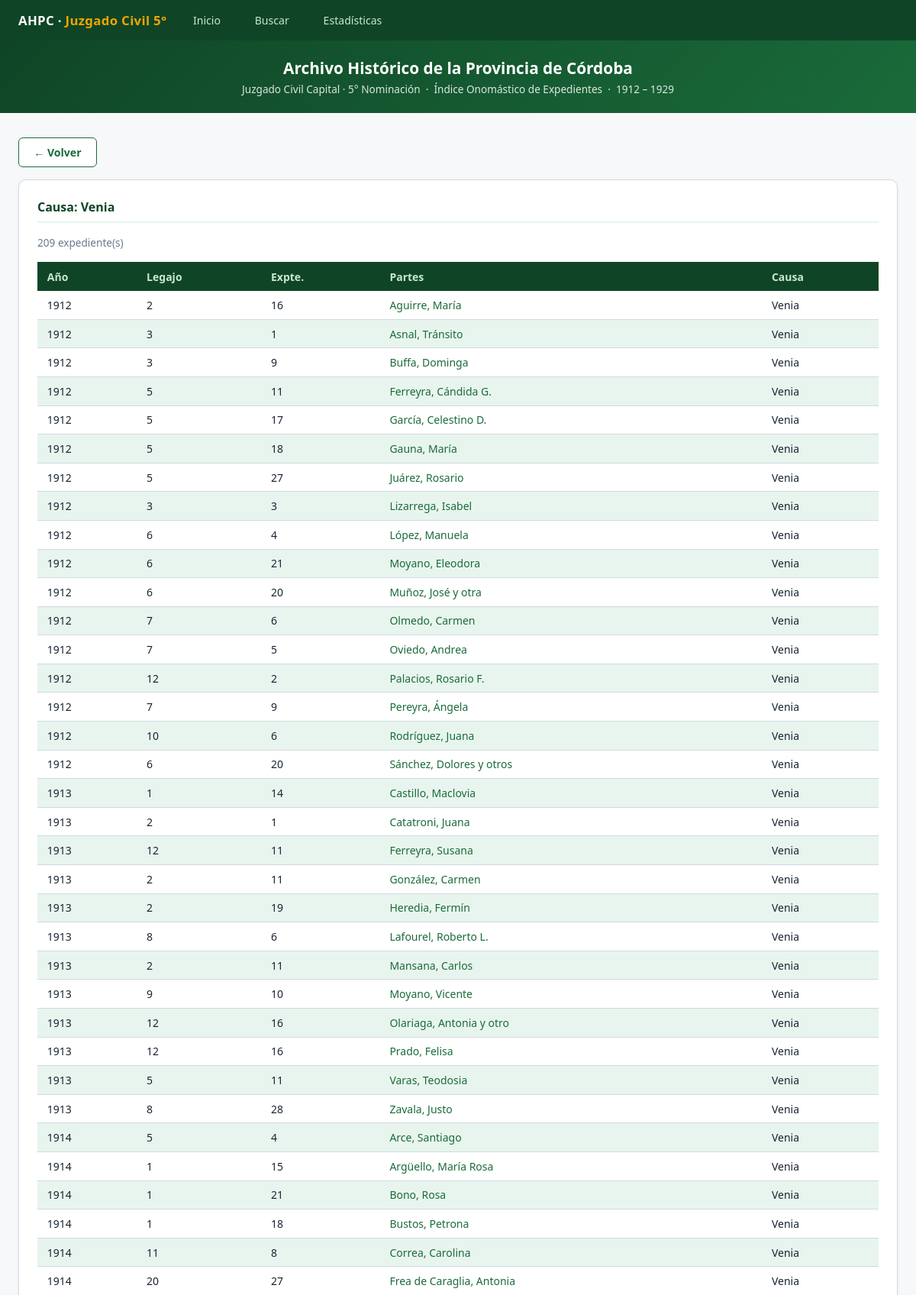
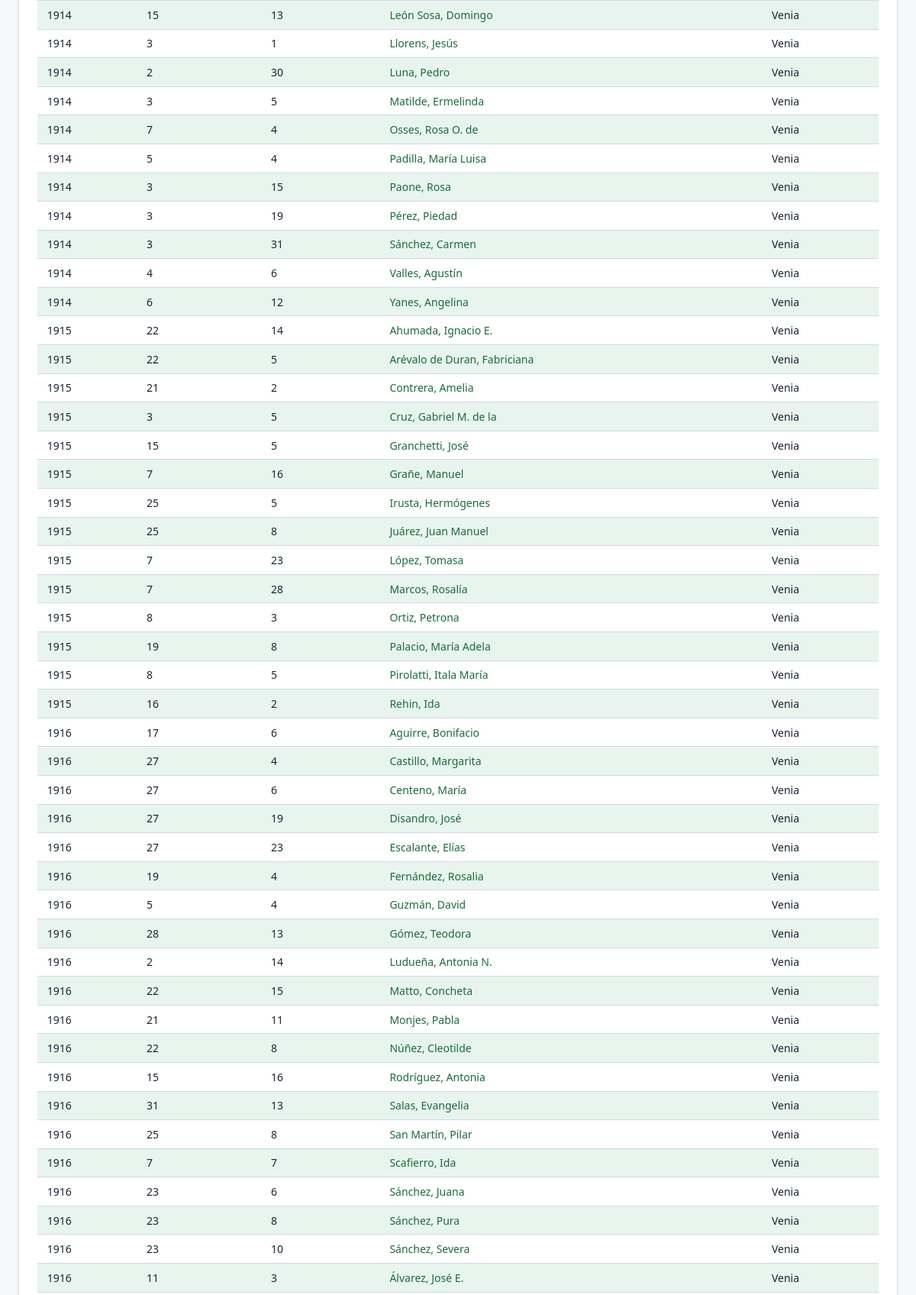
Page /causa/Venia (upper part) on the committed database (2 pictures, top to bottom).
### tables this page shows
CREATE TABLE registros (
    id INTEGER PRIMARY KEY AUTOINCREMENT,
    anio INTEGER,
    legajo TEXT,
    expediente TEXT,
    partes TEXT,
    causa TEXT
);

### app.py (the view)
@app.route('/causa/<path:nombre>')
def por_causa(nombre):
    rows = query("""SELECT id, anio, legajo, expediente, partes, causa
                    FROM registros WHERE causa = ?
                    ORDER BY anio ASC, partes ASC""", (nombre,))
    if not rows:
        return "Causa no encontrada", 404
    return render_template('por_causa.html', causa=nombre, registros=[dict(r) for r in rows])

### app.py (called while the page is built)
def get_db():
    conn = sqlite3.connect(DB_PATH)
    conn.row_factory = sqlite3.Row
    return conn

def query(sql, params=()):
    conn = get_db()
    cur = conn.cursor()
    cur.execute(sql, params)
    rows = cur.fetchall()
    conn.close()
    return rows

### templates/por_causa.html (shortened to what this page needs)
{% extends 'base.html' %}
{% block content %}
<main>
  <div style="margin-bottom:1rem">
    <a href="javascript:history.back()" class="btn btn-secondary">← Volver</a>
  </div>
  <div class="card">
    <h2>Causa: {{ causa }}</h2>
    <p style="font-size:.85rem;color:var(--muted);margin-bottom:1rem">{{ registros|length }} expediente(s)</p>
    <div class="tbl-wrap">
      <table>
        <thead><tr><th>Año</th><th>Legajo</th><th>Expte.</th><th>Partes</th><th>Causa</th></tr></thead>
        <tbody>
          {% for r in registros %}
          <tr>
            <td>{{ r.anio or '' }}</td>
            <td>{{ r.legajo or '' }}</td>
            <td>{{ r.expediente or '' }}</td>
            <td><a href="/detalle/{{ r.id }}">{{ r.partes or '' }}</a></td>
            <td>{{ r.causa or '' }}</td>
          </tr>
          {% endfor %}
        </tbody>
      </table>
    </div>
  </div>
</main>
{% endblock %}

### templates/base.html (style rules this page uses)
:root { --verde:#1a6b3a;--verde-dark:#0f4526;--verde-light:#e8f5ee; --verde-mid:#2d9957;--acento:#f0a500; --gris:#f7f8fa;--borde:#d1d9e0;--texto:#1a2433;--muted:#6b7a8d; }
* { box-sizing:border-box;margin:0;padding:0 }
body { font-family:'Segoe UI',system-ui,sans-serif;color:var(--texto);background:var(--gris);min-height:100vh }
a { color:var(--verde);text-decoration:none }
main { max-width:1200px;margin:2rem auto;padding:0 1.5rem }
.card { background:#fff;border:1px solid var(--borde);border-radius:10px;padding:1.5rem;margin-bottom:1.5rem;box-shadow:0 1px 4px rgba(0,0,0,.05) }
.card h2 { font-size:1rem;font-weight:700;color:var(--verde-dark);margin-bottom:1rem;padding-bottom:.5rem;border-bottom:2px solid var(--verde-light) }
.tbl-wrap { overflow-x:auto }
table { width:100%;border-collapse:collapse;font-size:.875rem }
thead th { background:var(--verde-dark);color:#c8e6d4;padding:.6rem .8rem;text-align:left;font-weight:600;white-space:nowrap }
tbody tr { border-bottom:1px solid var(--borde) }
tbody tr:nth-child(even) { background:var(--verde-light) }
td { padding:.55rem .8rem;vertical-align:top }
td a { color:var(--verde) }
.btn { display:inline-flex;align-items:center;gap:.4rem;padding:.55rem 1.2rem;border-radius:6px;font-size:.88rem;font-weight:600;cursor:pointer;border:none;transition:background .15s,transform .1s }
.btn-secondary { background:#fff;color:var(--verde);border:1px solid var(--verde) }

### rows in the picture
registros: anio "1912", legajo "2", expediente "16", partes "Aguirre, María", causa "Venia"
registros: anio "1912", legajo "3", expediente "1", partes "Asnal, Tránsito", causa "Venia"
registros: anio "1912", legajo "3", expediente "9", partes "Buffa, Dominga", causa "Venia"
registros: anio "1912", legajo "5", expediente "11", partes "Ferreyra, Cándida G.", causa "Venia"
registros: anio "1912", legajo "5", expediente "17", partes "García, Celestino D.", causa "Venia"
registros: anio "1912", legajo "5", expediente "18", partes "Gauna, María", causa "Venia"
registros: anio "1913", legajo "1", expediente "14", partes "Castillo, Maclovia", causa "Venia"
registros: anio "1913", legajo "2", expediente "1", partes "Catatroni, Juana", causa "Venia"
registros: anio "1913", legajo "12", expediente "11", partes "Ferreyra, Susana", causa "Venia"
registros: anio "1914", legajo "5", expediente "4", partes "Arce, Santiago", causa "Venia"
registros: anio "1914", legajo "1", expediente "15", partes "Argüello, María Rosa", causa "Venia"
registros: anio "1914", legajo "1", expediente "21", partes "Bono, Rosa", causa "Venia"
registros: anio "1914", legajo "1", expediente "18", partes "Bustos, Petrona", causa "Venia"
registros: anio "1914", legajo "11", expediente "8", partes "Correa, Carolina", causa "Venia"
registros: anio "1914", legajo "20", expediente "27", partes "Frea de Caraglia, Antonia", causa "Venia"
registros: anio "1915", legajo "22", expediente "14", partes "Ahumada, Ignacio E.", causa "Venia"
registros: anio "1915", legajo "22", expediente "5", partes "Arévalo de Duran, Fabriciana", causa "Venia"
registros: anio "1915", legajo "21", expediente "2", partes "Contrera, Amelia", causa "Venia"
registros: anio "1915", legajo "3", expediente "5", partes "Cruz, Gabriel M. de la", causa "Venia"
registros: anio "1916", legajo "17", expediente "6", partes "Aguirre, Bonifacio", causa "Venia"
registros: anio "1916", legajo "27", expediente "4", partes "Castillo, Margarita", causa "Venia"
registros: anio "1916", legajo "27", expediente "6", partes "Centeno, María", causa "Venia"
registros: anio "1916", legajo "27", expediente "19", partes "Disandro, José", causa "Venia"
registros: anio "1916", legajo "27", expediente "23", partes "Escalante, Elías", causa "Venia"
registros: anio "1916", legajo "19", expediente "4", partes "Fernández, Rosalia", causa "Venia"
registros: anio "1916", legajo "11", expediente "3", partes "Álvarez, José E.", causa "Venia"

### other values in the picture
{{ causa }} "Venia"
{{ registros|length }} "209"
{{ r.anio or '' }} "1912" "1912" "1912" "1912" "1912" "1912" "1912" "1912" "1912" "1912" "1912" "1913" "1913" "1913" "1913" "1913" "1913" "1913" "1913" "1913" "1914" "1914" "1914" "1914" "1914" "1914" "1914" "1914" "1914" "1914" "1914" "1915" "1915" "1915" "1915" "1915" "1915" "1915" "1915" "1915" "1915" "1916" "1916" "1916" "1916" "1916" "1916" "1916" "1916" "1916" "1916" "1916" "1916" "1916"
{{ r.legajo or '' }} "5" "3" "6" "6" "6" "7" "7" "12" "7" "10" "6" "2" "2" "8" "2" "9" "12" "12" "5" "8" "15" "3" "2" "3" "7" "5" "3" "3" "3" "4" "6" "15" "7" "25" "25" "7" "7" "8" "19" "8" "16" "5" "28" "2" "22" "21" "22" "15" "31" "25" "7" "23" "23" "23"
{{ r.expediente or '' }} "27" "3" "4" "21" "20" "6" "5" "2" "9" "6" "20" "11" "19" "6" "11" "10" "16" "16" "11" "28" "13" "1" "30" "5" "4" "4" "15" "19" "31" "6" "12" "5" "16" "5" "8" "23" "28" "3" "8" "5" "2" "4" "13" "14" "15" "11" "8" "16" "13" "8" "7" "6" "8" "10"
{{ r.partes or '' }} "Juárez, Rosario" "Lizarrega, Isabel" "López, Manuela" "Moyano, Eleodora" "Muñoz, José y otra" "Olmedo, Carmen" "Oviedo, Andrea" "Palacios, Rosario F." "Pereyra, Ángela" "Rodríguez, Juana" "Sánchez, Dolores y otros" "González, Carmen" "Heredia, Fermín" "Lafourel, Roberto L." "Mansana, Carlos" "Moyano, Vicente" "Olariaga, Antonia y otro" "Prado, Felisa" "Varas, Teodosia" "Zavala, Justo" "León Sosa, Domingo" "Llorens, Jesús" "Luna, Pedro" "Matilde, Ermelinda" "Osses, Rosa O. de" "Padilla, María Luisa" "Paone, Rosa" "Pérez, Piedad" "Sánchez, Carmen" "Valles, Agustín" "Yanes, Angelina" "Granchetti, José" "Grañe, Manuel" "Irusta, Hermógenes" "Juárez, Juan Manuel" "López, Tomasa" "Marcos, Rosalía" "Ortiz, Petrona" "Palacio, María Adela" "Pirolatti, Itala María" "Rehin, Ida" "Guzmán, David" "Gómez, Teodora" "Ludueña, Antonia N." "Matto, Concheta" "Monjes, Pabla" "Núñez, Cleotilde" "Rodríguez, Antonia" "Salas, Evangelia" "San Martín, Pilar" "Scafierro, Ida" "Sánchez, Juana" "Sánchez, Pura" "Sánchez, Severa"
{{ r.causa or '' }} "Venia" "Venia" "Venia" "Venia" "Venia" "Venia" "Venia" "Venia" "Venia" "Venia" "Venia" "Venia" "Venia" "Venia" "Venia" "Venia" "Venia" "Venia" "Venia" "Venia" "Venia" "Venia" "Venia" "Venia" "Venia" "Venia" "Venia" "Venia" "Venia" "Venia" "Venia" "Venia" "Venia" "Venia" "Venia" "Venia" "Venia" "Venia" "Venia" "Venia" "Venia" "Venia" "Venia" "Venia" "Venia" "Venia" "Venia" "Venia" "Venia" "Venia" "Venia" "Venia" "Venia" "Venia"
